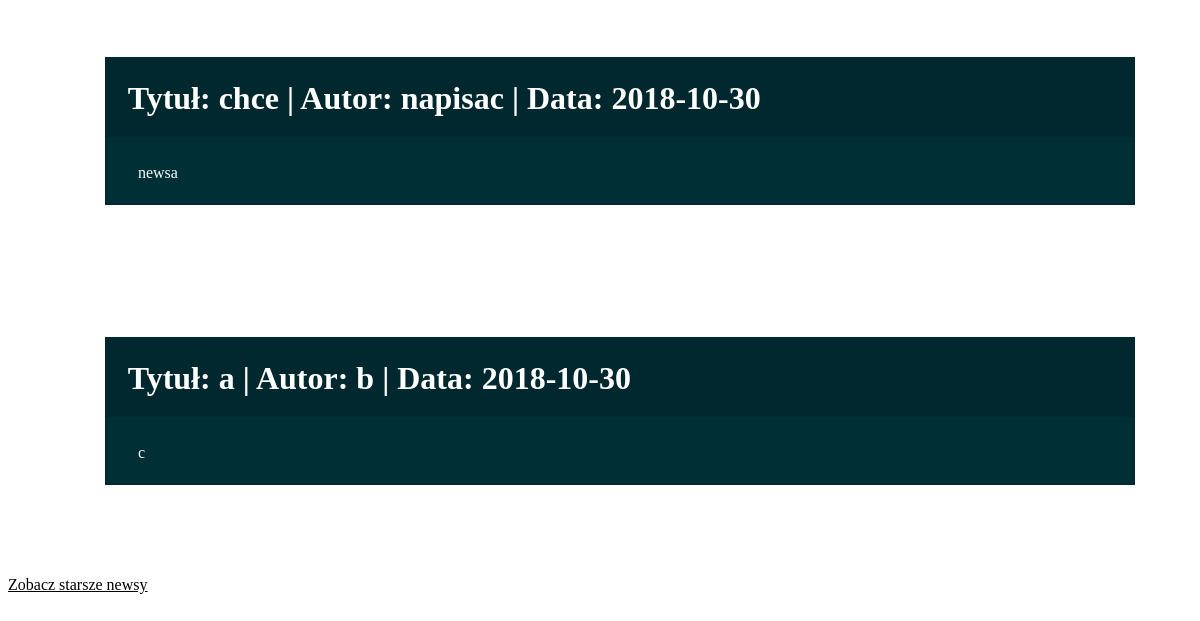
Before: /news.php with the older database file.
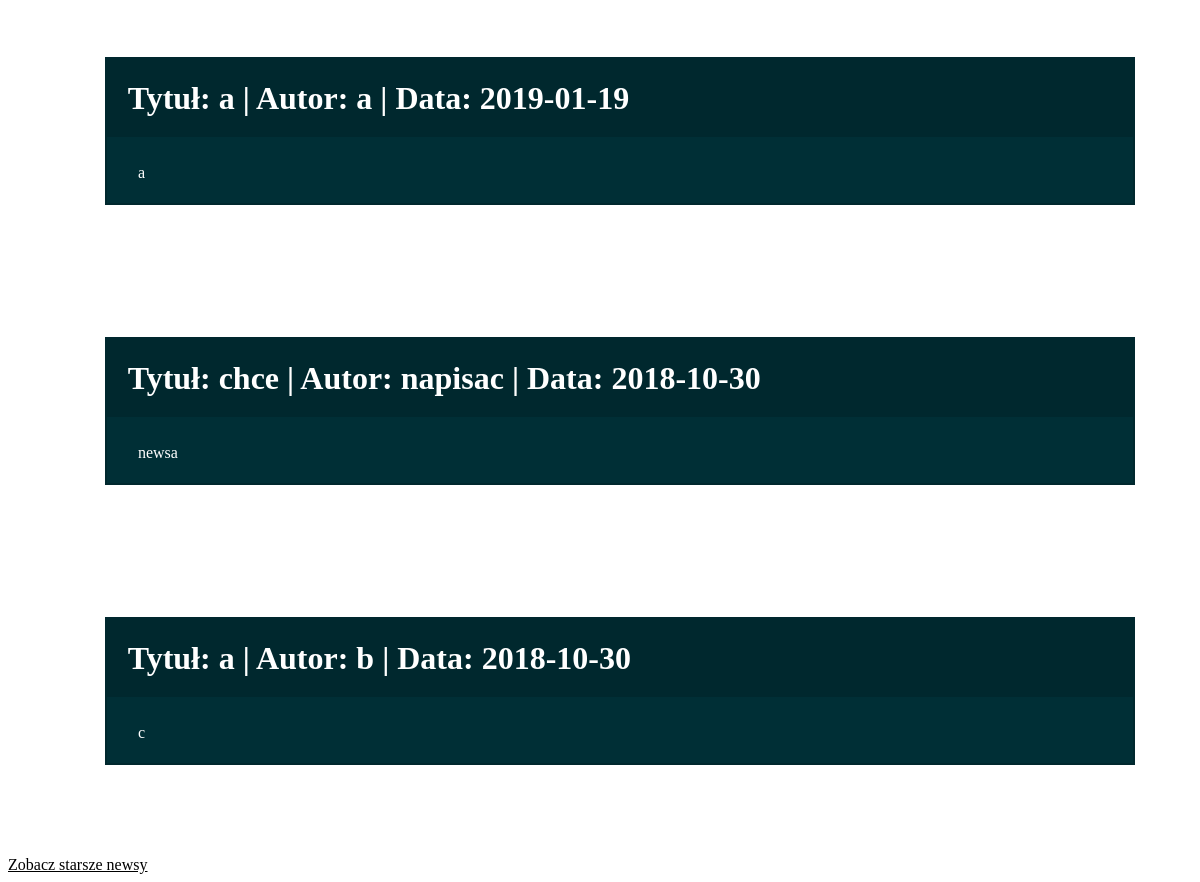
After: the same page with the newer database file.
### tables this page shows
CREATE TABLE `news` (
  `id` int(11) NOT NULL,
  `title` text NOT NULL,
  `text` text NOT NULL,
  `author` text NOT NULL,
  `data` date NOT NULL
);

### news.php (the view, shortened to what this page needs)
<head>
</head>
<?php
require "connectToDatabase.php";
$query = mysqli_query($i, "select * from news order by id desc limit 0,5");
while($rekord = mysqli_fetch_array($query))
{
$naz = "<div id='element'>
			<div id='name'>
				<h1>Tytuł: $rekord[1] | Autor: $rekord[3] | Data: $rekord[4] </h1>
			</div>
			<div id='inne'>
				<p>$rekord[2]</p>
			</div>
		</div> </br>
		";
		echo '<ul>'.$naz.'</ul>';
}
?>
<a href="allNews.php">Zobacz starsze newsy</a>
</body>

Changed rows visible on the page:
added news: title "a", author "a", data "2019-01-19", text "a"
